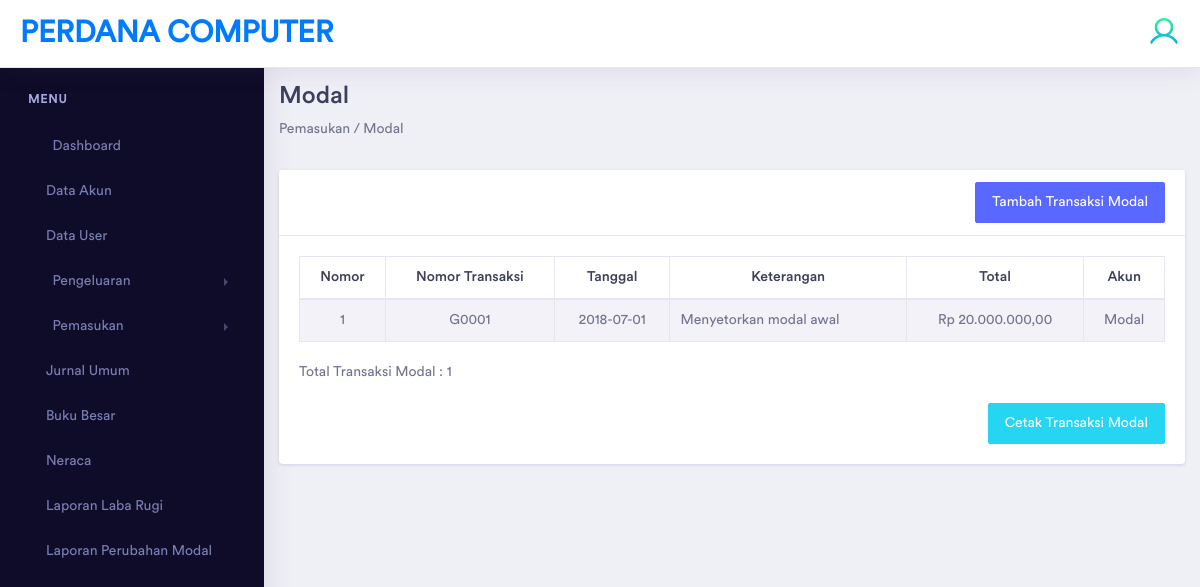
Page /modules/modal.php (signed in) on the committed database.
### tables this page shows
CREATE TABLE `modal` (
  `id_modal` int(11) NOT NULL,
  `id_baganakun` int(11) NOT NULL,
  `nomortransaksi_modal` varchar(10) NOT NULL,
  `tanggal_modal` varchar(100) NOT NULL,
  `keterangan_modal` varchar(255) NOT NULL,
  `total_modal` varchar(100) NOT NULL
);

CREATE TABLE `bagan_akun` (
  `id_baganakun` int(11) NOT NULL,
  `kode_akun` varchar(100) NOT NULL,
  `nama_akun` varchar(100) NOT NULL,
  `posisi` varchar(10) NOT NULL,
  `status_akun` enum('Debit','Kredit') NOT NULL,
  `posisi_neraca` varchar(10) NOT NULL,
  `pm` varchar(10) NOT NULL,
  `jenis` varchar(10) NOT NULL
);

### config/koneksi.php (called while the page is built, shortened)
<?php
 $base_url="http://localhost/Webakuntansi/";
?>

### modules/modal.php (the view, shortened to what this page needs)
<?php
include "../config/koneksi.php";
?>
<!doctype html>
<html lang="en">
<head>
    <link rel="stylesheet" href="<?php echo $base_url;?>includes/assets/vendor/bootstrap/css/bootstrap.min.css">
    <link href="<?php echo $base_url;?>includes/assets/vendor/fonts/circular-std/style.css" rel="stylesheet">
    <link rel="stylesheet" href="<?php echo $base_url;?>includes/assets/libs/css/style.css">
    <link rel="stylesheet" href="<?php echo $base_url;?>includes/assets/vendor/fonts/fontawesome/css/fontawesome-all.css">
    <link rel="stylesheet" href="<?php echo $base_url;?>includes/assets/vendor/charts/morris-bundle/morris.css">
    <link rel="stylesheet" href="<?php echo $base_url;?>includes/assets/vendor/fonts/material-design-iconic-font/css/materialdesignicons.min.css">
</head>
<body>
<?php if(@$_SESSION['username']){
  ?>
    <div class="dashboard-main-wrapper">
    <?php include "header.php";
  ?>
	    </div>
	    <div class="nav-left-sidebar sidebar-dark">
      <?php include "sidebar.php";
  ?>
	    </div>
	    <div class="dashboard-wrapper">
	        <div class="dashboard-influence">
	            <div class="container-fluid">
                    <div class="row">
                    <div class="col-xl-12 col-lg-12 col-md-12 col-sm-12 col-12">
                        <div class="page-header">
                            <h2 class="pageheader-title">Modal</h2>
                            <p>Pemasukan / Modal</P>
                        </div>
                    </div>
                </div>
                      <div class="row">
                    <div class="col-xl-12 col-lg-12 col-md-12 col-sm-12 col-12">
                        <div class="card">
                            <div class="card-header">
                                <div align="right"> <a href="#" class="btn btn-primary" data-toggle="modal" data-target="#exampleModal">
                    Tambah Transaksi Modal</a> </div>
                            </div>
                            <div class="card-body">
                                <div class="table-responsive">
                                    <table id="example4" class="table table-striped table-bordered" style="width:100%">
                                        <thead>
                                            <tr>
                                            <th style="text-align:center;">Nomor</th>
                                            <th style="text-align:center;">Nomor Transaksi</th>
                                                <th style="text-align:center;">Tanggal</th>
                                                <th style="text-align:center;">Keterangan</th>
                                                <th style="text-align:center;">Total</th>
                                                <th style="text-align:center;">Akun</th>
                                            </tr>
                                        </thead>
                                        <?php
  $no =1;
  $ambil1 = mysqli_query($conn,"SELECT * FROM modal inner join bagan_akun on modal.id_baganakun=bagan_akun.id_baganakun");
  while ($data1 = mysqli_fetch_array($ambil1)) {
    ?>
  <tr>
    <td style="text-align:center;"><?php echo $no++;?></td>
    <td style="text-align:center;"><?php echo $data1['nomortransaksi_modal'];?></td>
    <td style="text-align:center;"><?php echo $data1['tanggal_modal'];?></td>
    <td style="text-align:left;"><?php echo $data1['keterangan_modal'];?></td>
    <td style="text-align:center;"><?php echo "Rp ".number_format($data1['total_modal'], 2, ",", ".");?></td>
    <td style="text-align:center;"><?php echo $data1['nama_akun'];?></td>
                                      </div>
                                      </div>
                                      </div>
  <?php
  }
  ?>
                                    <p><p>Total Transaksi Modal : <?php echo mysqli_num_rows($ambil1) ?></p></p>
                                   <div align="right">   <a href="../modules/cetakmodal.php" class="btn btn-info">Cetak Transaksi Modal</a> </div>
                                </div>
                            </div>
                        </div>
                    </div>
                </div>
            </div>
                      <?php } else { echo "<script>window.location.href='login.php'</script>";} ?>
</body>
</html>

### rows in the picture
modal: nomortransaksi_modal "G0001", tanggal_modal "2018-07-01", keterangan_modal "Menyetorkan modal awal", total_modal "20.000.000,00", id_baganakun.nama_akun "Modal"

### other values in the picture
mysqli_num_rows($ambil1) "1"
